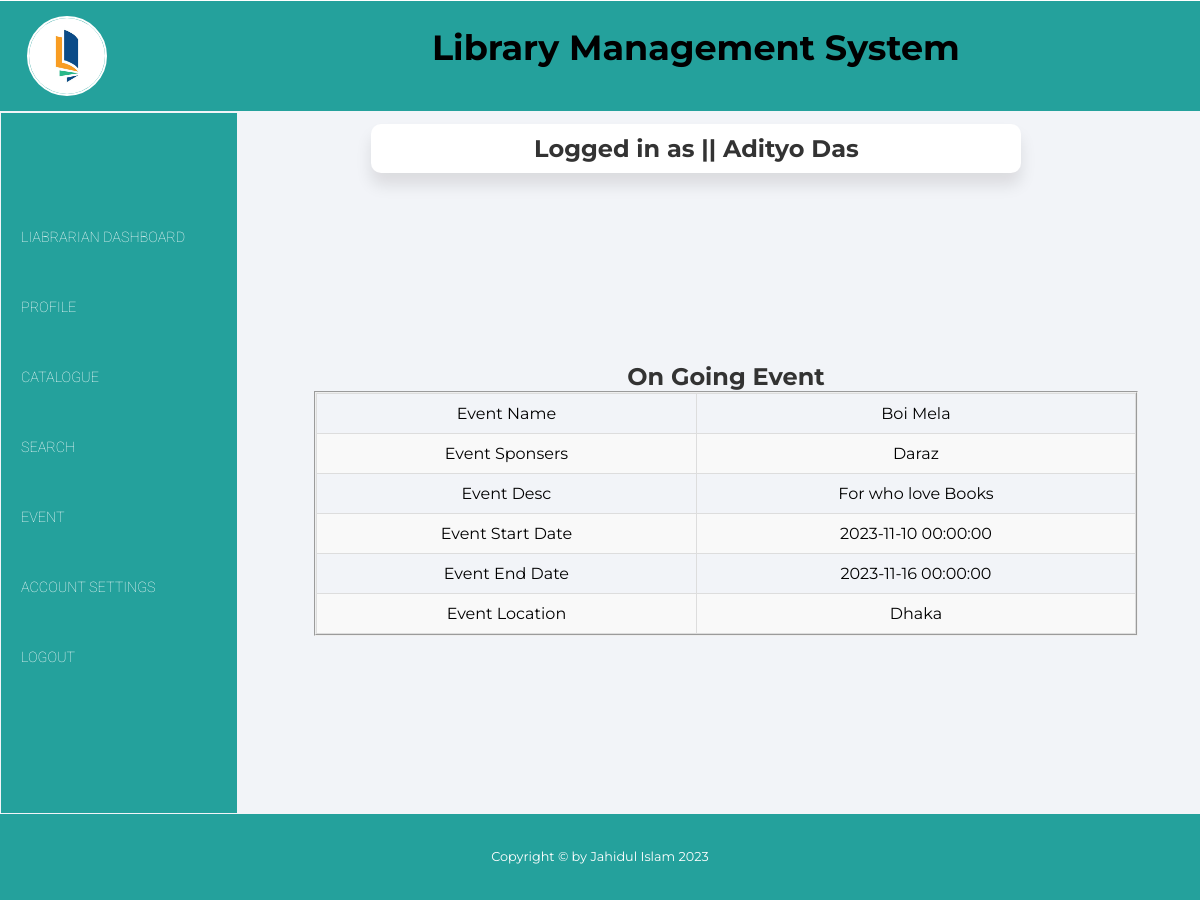
Page /views/event_running.php (signed in) on the committed database.
### tables this page shows
CREATE TABLE `event_info` (
  `Event_Name` varchar(20) NOT NULL,
  `Event_Sponsers` varchar(20) NOT NULL,
  `Event_Desc` varchar(20) NOT NULL,
  `Event_sd` datetime NOT NULL,
  `Event_end` datetime NOT NULL,
  `Event_location` varchar(20) NOT NULL
);

### controller/userData.php (called while the page is built)
<?php
$user = $_SESSION['user'];
?>

### models/userModel.php (called while the page is built, shortened)
<?php
function getEvent(){
       $con = getConnection();
       $sql = "select * from event_info";
       $result = mysqli_query($con, $sql);
       $users = [];
    while($row = mysqli_fetch_assoc($result)){
       array_push($users, $row);
    }
    return $users;
}

### views/event_running.php (the view, shortened to what this page needs)
<?php
include_once("../controller/userData.php");
require_once('../models/userModel.php');
  $Eventpro = getEvent();
?>
<html>
<head>
      <link rel="stylesheet" href="https://cdnjs.cloudflare.com/ajax/libs/font-awesome/5.15.1/css/all.min.css"
 />
    <link rel="stylesheet" href="style8.css">
</head>
<body>
    <div class="container">
            <header>
                <div class="row">
                    <div class="col-lg-4 col-md-12">
                    <div class="logo-div">
                            <a href="#">
                                <img src="book.png">
                            </a>
                    </div>
                    </div>
                    <div class="col-lg-8 col-md-12">
                        <p class="heading-style">Library Management System</p>
                    </div>
                </div>
            </header>
    <center>
        <main>
        <table height=635 width=1080>
            <tr height=70>
                <td colspan="2">
                    <table width = "800">
                    <tr>
                        <td align="center">
                            <div class="card">
                        <h2>Logged in as || <?php echo $user['name'] ?></h2>
                            </div>
                        </td>
                    </tr>
                    </table>
                </td>
            </tr>
            <tr>
                <td rowspan="3" width="250">
                <nav>
                <ul>
                    <li> <a href="librarian_dashboard.php">Liabrarian Dashboard</a></li>
                    <li> <a href="profile.php">Profile</a></li>
                    <li> <a href="catalog.php">Catalogue</a></li>
					<li> <a href="search.php">Search</a></li>
                    <li> <a href="event.php">Event</a></li>
                    <li> <a href="account_setting.php">Account Settings</a></li>
                    <li> <a href="../controller/logout.php">Logout</a></li>
                </ul>
                </nav>
                </td>
                <td>
                    <h2 class="" align="center">On Going Event</h2>
				<fieldset>
                    <table class="user-table" border="1">
                        <?php for($i=0; $i<count($Eventpro); $i++){
                            ?>
                            <tr class="row-style">
                                    <td class="td-style">Event Name</td>
                                    <td class="td-style"><?=$Eventpro[$i]['Event_Name']?></td>
                            </tr>
                            <tr class="row-style">
                                    <td class="td-style">Event Sponsers</td>
                                    <td class="td-style"><?=$Eventpro[$i]['Event_Sponsers']?></td>
                            </tr>
                            <tr class="row-style">
                                    <td class="td-style">Event Desc</td>
                                    <td class="td-style"><?=$Eventpro[$i]['Event_Desc']?></td>
                            </tr>
                             <tr class="row-style">
                                     <td class="td-style">Event Start Date</td>
                                    <td class="td-style"><?=$Eventpro[$i]['Event_sd']?></td>
                            </tr>
                            <tr class="row-style">
                                      <td class="td-style">Event End Date</td>
                                    <td class="td-style"><?=$Eventpro[$i]['Event_end']?></td>
                            </tr>
                            <tr class="row-style">
                                     <td class="td-style">Event Location</td>
                                    <td class="td-style"><?=$Eventpro[$i]['Event_location']?></td>
                            </tr>
                        <?php
                            }
                            ?>
                    </table>
                </td>
            </tr>
        </table>
       </main>
          <footer>
                     <div class="row">
                        <div class="col-lg-12">
                            <p>Copyright © by Jahidul Islam 2023</p>
                        </div>
                    </div>
                </footer>
    </center>
    </div>
    </body>
</html>

### views/style8.css (style rules this page uses)
html { scroll-behavior: smooth; }
* { margin: 0; padding: 0; box-sizing: border-box; }
body { font-family: 'Montserrat', sans-serif; }
.container { max-width: 1200px; margin: auto; margin-top: 1px; background: #f2f4f8; }
.row { width: 100%; }
.row::after { content: ''; clear: both; display: block; }
[class*="col-"] { float: left; padding: 15px; }
[class*="col-"] { width: 100%; }
header { background: #24a19c; padding: 0% 1%; text-align: center; }
nav { background: #24a19c; }
nav ul li { display: block; }
nav ul li a { display: block; text-decoration: none; color: white; line-height: 70px; padding: 0 20px; transition: .4s; text-transform: uppercase; font-weight: lighter; font-size: 0.9rem; font-family: 'Roboto', sans-serif; }
img { height: 80px; width: 80px; border-radius: 50%; border: 2px solid white; }
.card { width: 650px; margin: 0px auto; margin-left: 0px; margin-right: 50px; padding: 10px; background-color: #fff; border-radius: 10px; box-shadow: 0 12px 16px rgba(15, 13, 13, 0.1); }
.card h2 { margin: 0; color: #333; }
footer { background: #24a19c; padding: 1%; color: white; margin-bottom: 1px; }
footer p { font-size: 0.8rem; line-height: 32px; text-align: center; }
.td-style { text-align: center; }
h2 { color: #333; }
.user-table { border-collapse: collapse; width: 100%; }
th, .td-style { padding: 10px; border: 1px solid #ddd; }
.row-style:nth-child(even) { background-color: #f9f9f9; }
@media (min-width: 768px) { .col-md-12 { width: 100%; } }
@media only screen and (min-width: 992px) { .col-lg-4 { width: 33.33%; } }
@media only screen and (min-width: 992px) { .col-lg-8 { width: 66.66%; margin-top: 10px; margin-left: -100px; font-size: 35px; font-weight: bold; } }
@media only screen and (min-width: 992px) { .col-lg-12 { width: 100%; } }
@media only screen and (min-width: 992px) { .logo-div { text-align: left; } }
@media only screen and (min-width: 992px) { nav { background: #24a19c; margin-top: -72px; margin-bottom: -1px; margin-left: -61px; margin-right: 75px; padding-top: 90px; padding-bottom: 120px; } }
@media only screen and (min-width: 992px) { nav ul li { display: block; color: #24a19c; background-color: #24a19c; } }
@media only screen and (min-width: 992px) { nav ul li a { display: block; text-decoration: none; color: white; background-color: #24a19c; line-height: 70px; padding: 0 20px; transition: .4s; text-transform: uppercase; font-weight: lighter; font-size: 0.9rem; font-family: 'Roboto', sans-serif; } }
@media only screen and (min-width: 992px) { .heading-style { margin: auto; } }

### rows in the picture
event_info: Event_Name "Boi Mela", Event_Sponsers "Daraz", Event_Desc "For who love Books", Event_sd "2023-11-10 00:00:00", Event_end "2023-11-16 00:00:00", Event_location "Dhaka"

### other values in the picture
$user['name'] "Adityo Das"
